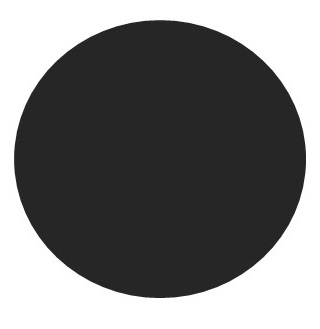
#> input picture src/input_images/img_1.JPG, 320 x 329 px, found by its file name
$ python circle.py
#> lines starting #> are read from the running program, lines starting #| are printed output that depends on the picture; after the words box and inside, x2 and y2 are one past the last pixel; in counts of white or black regions, pixels touching at a corner belong together
#> in main, test is the input picture: shape (329, 320, 3); min 24, max 255, mean 123.7
### src/modules/coreimagemodule.py
import cv2 as cv
import numpy as np


# verification of Gray scale image, if it is gray scale then it returns true otherwise false
def is_grayscale(source_image):
    return len(source_image.shape) < 3


# conversion of color to gray scale
def color_to_grayscale(src_image):
    if is_grayscale(src_image):  # if image is already graysclae no need to convert, just return
        return src_image
    else:
        return cv.cvtColor(src_image,
                           cv.COLOR_BGR2GRAY)  # using opencv builtin function to convert color image to graysclae


# Saturate between 0 and 255, if minus then multiply with - to make +, limit max to 255 by below equation
# [36 lines left out: functions saturated_between_0_255, saturated_between_0_255_invert, saturated_between_minus_255, saturated_between_0_any_number, not called in this run]


# Saturate with no linmit, in fact just the number as it is
def saturated_no_limit(sum_value):
    return sum_value


# comparing two image pixels, important it compares the same pixel address
# [157 lines left out: functions compare_two_images, compare_two_radial_lines, compare_two_images_different_pixel, rescale_to_min_max, rescale_non_inversion, first_ring and 3 more, not called in this run]


# get max intensity value in an image
def get_max_intensity(image_pointer):
    return np.amax(image_pointer)


# get min intensity value in an image
def get_min_intensity(image_pointer):
    return np.amin(image_pointer)


# get min intensity value in an image
def get_img_intensity(image_pointer, row, col):
    return int(image_pointer[row, col])


# [439 lines left out: functions pixel_neighbours, get_1st_ring, get_2nd_ring, get_3rd_ring, get_4th_ring, get_5th_ring and 10 more, not called in this run]

### src/circle.py
import math
import os
import sys
from statistics import mean

import cv2 as cv
import matplotlib.pyplot as plt
import numpy as np

from modules import coreimagemodule

root = os.getcwd()


def get_max_radius(w, h, cx, cy):
    if w == h:
        return h - cy - 1
    elif w > h:
        return h - cy - 1
    else:
        return w - cx - 1


def get_pixels_intensity(mask, img, j, size, row_or_col):
    intensity = []
    print(img.shape, size, j, row_or_col)
    for i in range(1, size - 1):
        if row_or_col == 'r':
            if mask[j][i]:
                # print(j, i, row_or_col)
                intensity.append(img[j][i])
        else:
            if mask[i][j]:
                # print(i, j, row_or_col)
                intensity.append(img[i][j])

    return intensity


def dist(x1, y1, x2, y2):
    return math.sqrt((x1 - x2) ** 2 + (y1 - y2) ** 2)


# this algorithm is getting circle of any radius by estimating star diamond like edges

def create_circular_mask(test_image, center=None, radius=None):
    masked_img = test_image.copy()
    h, w = test_image.shape[:2]
    print(h, w)
    radius = 2
    if center is None:  # use the middle of the image
        center = [int(w / 2), int(h / 2)]
    cx, cy = center

    max_radius = get_max_radius(w, h, cx, cy)  # the maximum allowed radius is (width + height)/2 so nit is average
    total_mean = []
    for i in range(2, max_radius - 1):
        print(i)
        radius = i
        Y, X = np.ogrid[:h, :w]
        dist_from_center = np.sqrt((X - center[0]) ** 2 + (Y - center[1]) ** 2)
        mask = dist_from_center <= radius
        # print("w, h,center,radius ", w, h, center, radius)
        d = mask == True  # First know which array values are masked
        rows, columns = np.where(d)  # Get the positions of row and column of masked values
        rows.sort()  # sort the row values
        columns.sort()  # sort the column values
        print('Row values :', (rows[0], rows[-1]))  # print the first and last rows
        print('Column values :', (columns[0], columns[-1]))  # print the first and last columns
        first = get_pixels_intensity(mask, test_image, rows[0], w, 'r')
        first_mean = mean(first)
        second = get_pixels_intensity(mask, test_image, rows[-1], w, 'r')
        second_mean = mean(second)
        third = get_pixels_intensity(mask, test_image, columns[0], h, 'c')
        third_mean = mean(third)
        fourth = get_pixels_intensity(mask, test_image, columns[-1], h, 'c')
        print(fourth)
        fourth_mean = mean(fourth)
        total_mean.append(mean([first_mean, second_mean, third_mean, fourth_mean]))
    return total_mean


def make_circle(test_image):
    img = test_image.copy()
    h, w = img.shape
#> h = 329; w = 320

    x = np.arange(0, w)
#> x = 320 values from 0 to 319
    y = np.arange(0, h)
#> y = 329 values from 0 to 328
    arr = np.copy(img)

    cx = int(w / 2.)
#> cx = 160
    cy = int(h / 2.)
#> cy = 164
    max_radius = get_max_radius(w, h, cx, cy)
#> max_radius = 159
    print(w, h, cx, cy, max_radius)
#| 320 329 160 164 159
    total_mean = []
    for r in range(2, max_radius):
        mask = (x[np.newaxis, :] - cx) ** 2 + (y[:, np.newaxis] - cy) ** 2 < r ** 2  # equation of circle
        d = mask == True  # First know which array values are masked
        rows, columns = np.where(d)  # Get the positions of row and column of masked values

        rows.sort()  # sort the row values
        columns.sort()  # sort the column values
        first = get_pixels_intensity(mask, test_image, rows[0], w, 'r')
        first_mean = mean(first)
        second = get_pixels_intensity(mask, test_image, rows[-1], w, 'r')
        second_mean = mean(second)
        third = get_pixels_intensity(mask, test_image, columns[0], h, 'c')
        third_mean = mean(third)
        fourth = get_pixels_intensity(mask, test_image, columns[-1], h, 'c')
        fourth_mean = mean(fourth)
        total = mean([first_mean, second_mean, third_mean, fourth_mean])
        total_mean.append(total)
#> this loop made 157 passes
#> fourth on passes 1 to 3: [38, 38, 38], [38, 38, 38, 38, 38], [38, 38, 38, 38, 38]
#> (printed output is left out)
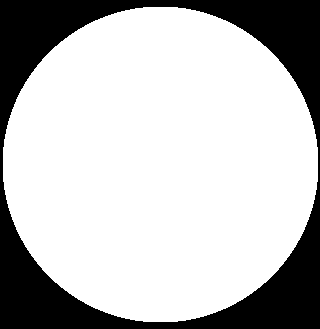
#> d: shape (329, 320) bool; 74.5% white; 1 black region, box (x1, y1, x2, y2) and area: (0, 0, 320, 329) 26871
#> after the loop, total_mean = 157 values, max 255 at index 152, min 37 at index 128, mean 59.24
    return total_mean


def main():
    test_image_path = root + "input_images\\img_1.jpg"  # try src.png
    test = cv.imread(test_image_path)
    if test is None:
        print('Failed to load image:')
        sys.exit(1)
    test_image = coreimagemodule.color_to_grayscale(test)
    print(
        "#2 algorithms which takes square like pixels.....")
    calculated_means1 = make_circle(test_image)
#> calculated_means1 has the same summary as total_mean in make_circle
    x1 = [*range(2, len(calculated_means1) + 2)]
#> x1 = 157 values from 2 to 158
    norm = (calculated_means1 - np.amin(calculated_means1)) / (
            np.amax(calculated_means1) - (np.amin(calculated_means1)))
#> norm = 157 values, max 1 at index 152, min 0 at index 128, mean 0.102
    plt.plot(x1, norm)
    plt.xlabel('Distance from center (pixels)')
    plt.ylabel('Intensity (counts per pixel)')
    plt.title('Radial profile of Rescaled Image (1st neighbour)')
    plt.grid(True)
    plt.savefig('output_images\\res_radial.png')
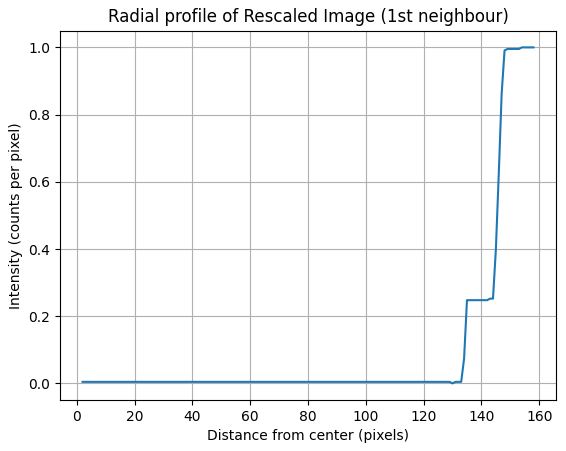
#> figure drawn by matplotlib, 1 panel; curve peaks at x = 154, y = 1
    plt.show()

    print(calculated_means1)
    print(len(calculated_means1))

    cv.waitKey(0)
    cv.destroyAllWindows()
    return 0


# Now we call the main function
main()
print('program end')
#> (the run stopped early here; a loop or call above may not have finished)

$ run again, with src/input_images/img_3.JPG copied over src/input_images/img_1.JPG
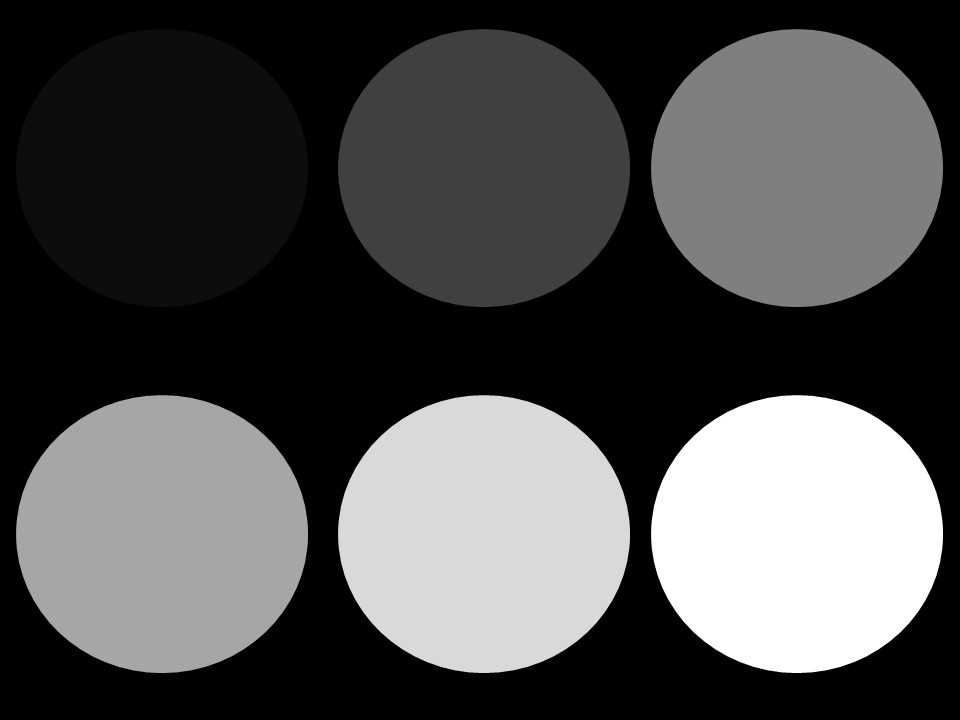
#> input picture src/input_images/img_3.JPG, 960 x 720 px, found by its file name
#> in main, test is the input picture: shape (720, 960, 3); min 0, max 255, mean 77.6
#| 960 720 480 360 359
#> the loop in make_circle, `for r in range(2, max_radius):` made 357 passes
#> (first_mean, second_mean, fourth, total) on passes 2 to 4: (0, 0, [0, 0, 0, 0, 0], 0), (0, 0, [0, 0, 0, 0, 0], 0), (0, 0, [0, 0, 0, 0, 0], 0)
#> (printed output is left out)
#> after the loop in make_circle, `for r in range(2, max_radius):`:
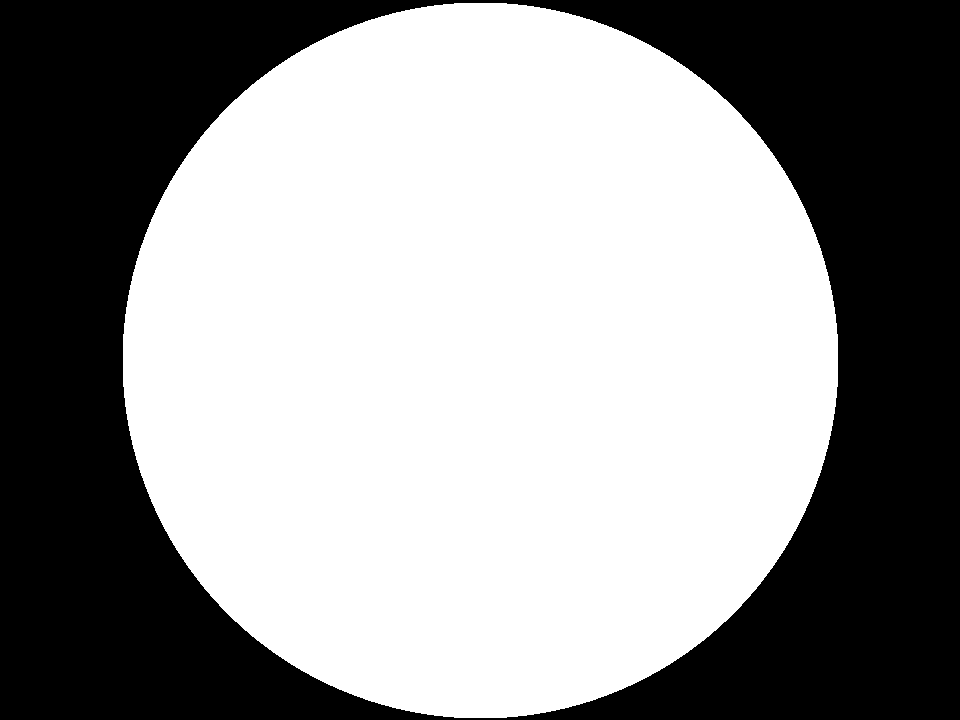
#> d: shape (720, 960) bool; 58.2% white; 1 black region, box (x1, y1, x2, y2) and area: (0, 0, 960, 720) 288591
#> after the loop in make_circle, `for r in range(2, max_radius):`: total_mean = 357 values, max 70 at index 54, min 0 at index 0, mean 54.27
#> calculated_means1 has the same summary as total_mean in make_circle
#> x1 = 357 values from 2 to 358
#> norm = 357 values, max 1 at index 54, min 0 at index 0, mean 0.775
#> in main, `plt.savefig('output_images\\res_radial.png')`:
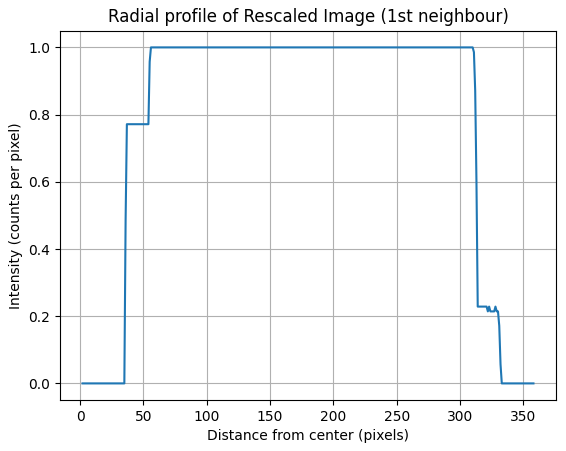
#> figure drawn by matplotlib, 1 panel; curve peaks at x = 56, y = 1
